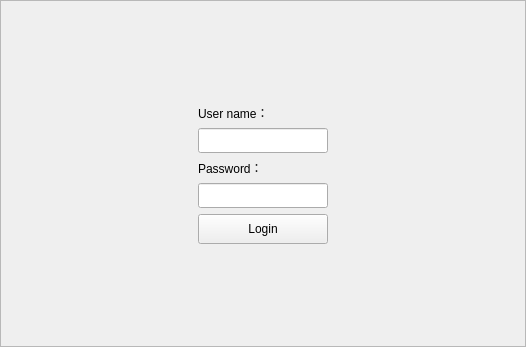
<?xml version="1.0" encoding="UTF-8"?>
<ui version="4.0">
 <class>LoginFrame</class>
 <widget class="QFrame" name="LoginFrame">
  <property name="geometry">
   <rect>
    <x>0</x>
    <y>0</y>
    <width>526</width>
    <height>347</height>
   </rect>
  </property>
  <property name="windowTitle">
   <string>Frame</string>
  </property>
  <property name="styleSheet">
   <string notr="true">#LoginFrame{
border-image:url(:/images/skin/images/theSmartAir.jpg);
}</string>
  </property>
  <property name="frameShape">
   <enum>QFrame::StyledPanel</enum>
  </property>
  <property name="frameShadow">
   <enum>QFrame::Raised</enum>
  </property>
  <layout class="QGridLayout" name="gridLayout_2">
   <item row="0" column="1">
    <spacer name="verticalSpacer">
     <property name="orientation">
      <enum>Qt::Vertical</enum>
     </property>
     <property name="sizeHint" stdset="0">
      <size>
       <width>20</width>
       <height>80</height>
      </size>
     </property>
    </spacer>
   </item>
   <item row="1" column="0">
    <spacer name="horizontalSpacer_2">
     <property name="orientation">
      <enum>Qt::Horizontal</enum>
     </property>
     <property name="sizeHint" stdset="0">
      <size>
       <width>155</width>
       <height>20</height>
      </size>
     </property>
    </spacer>
   </item>
   <item row="1" column="1">
    <layout class="QGridLayout" name="gridLayout">
     <item row="0" column="0" colspan="2">
      <widget class="QLabel" name="label_65">
       <property name="styleSheet">
        <string notr="true"/>
       </property>
       <property name="text">
        <string>User name：</string>
       </property>
      </widget>
     </item>
     <item row="1" column="0" colspan="2">
      <widget class="QLineEdit" name="accountText">
       <property name="sizePolicy">
        <sizepolicy hsizetype="Preferred" vsizetype="Fixed">
         <horstretch>0</horstretch>
         <verstretch>0</verstretch>
        </sizepolicy>
       </property>
       <property name="minimumSize">
        <size>
         <width>130</width>
         <height>25</height>
        </size>
       </property>
       <property name="maximumSize">
        <size>
         <width>130</width>
         <height>25</height>
        </size>
       </property>
       <property name="echoMode">
        <enum>QLineEdit::Normal</enum>
       </property>
      </widget>
     </item>
     <item row="2" column="0" colspan="2">
      <widget class="QLabel" name="labelPassword">
       <property name="styleSheet">
        <string notr="true"/>
       </property>
       <property name="text">
        <string>Password：</string>
       </property>
      </widget>
     </item>
     <item row="3" column="0" colspan="2">
      <widget class="QLineEdit" name="passwordText">
       <property name="sizePolicy">
        <sizepolicy hsizetype="Preferred" vsizetype="Fixed">
         <horstretch>0</horstretch>
         <verstretch>0</verstretch>
        </sizepolicy>
       </property>
       <property name="minimumSize">
        <size>
         <width>130</width>
         <height>25</height>
        </size>
       </property>
       <property name="maximumSize">
        <size>
         <width>130</width>
         <height>25</height>
        </size>
       </property>
       <property name="echoMode">
        <enum>QLineEdit::Password</enum>
       </property>
      </widget>
     </item>
     <item row="4" column="0" colspan="2">
      <widget class="QPushButton" name="pushButton">
       <property name="sizePolicy">
        <sizepolicy hsizetype="Preferred" vsizetype="Fixed">
         <horstretch>0</horstretch>
         <verstretch>0</verstretch>
        </sizepolicy>
       </property>
       <property name="minimumSize">
        <size>
         <width>130</width>
         <height>30</height>
        </size>
       </property>
       <property name="maximumSize">
        <size>
         <width>130</width>
         <height>30</height>
        </size>
       </property>
       <property name="text">
        <string> Login </string>
       </property>
      </widget>
     </item>
    </layout>
   </item>
   <item row="1" column="2">
    <spacer name="horizontalSpacer">
     <property name="orientation">
      <enum>Qt::Horizontal</enum>
     </property>
     <property name="sizeHint" stdset="0">
      <size>
       <width>154</width>
       <height>20</height>
      </size>
     </property>
    </spacer>
   </item>
   <item row="2" column="1">
    <spacer name="verticalSpacer_2">
     <property name="orientation">
      <enum>Qt::Vertical</enum>
     </property>
     <property name="sizeHint" stdset="0">
      <size>
       <width>20</width>
       <height>80</height>
      </size>
     </property>
    </spacer>
   </item>
  </layout>
 </widget>
 <resources/>
 <connections/>
</ui>
